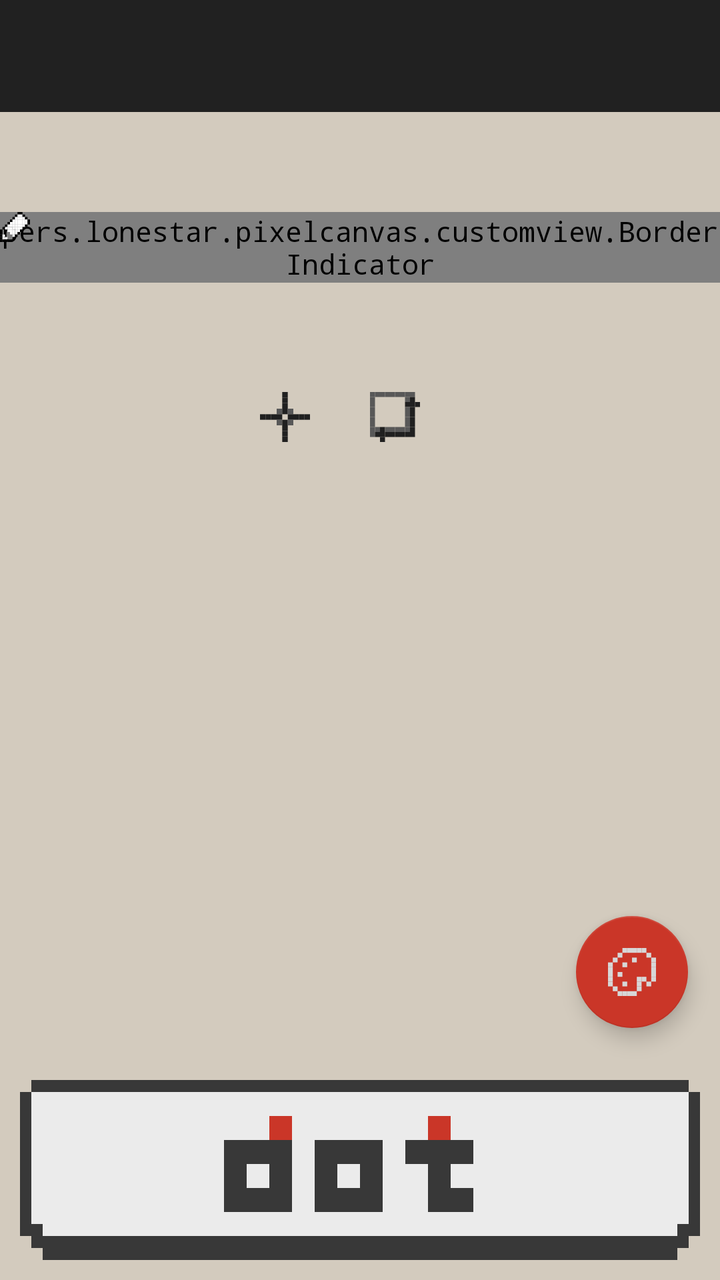
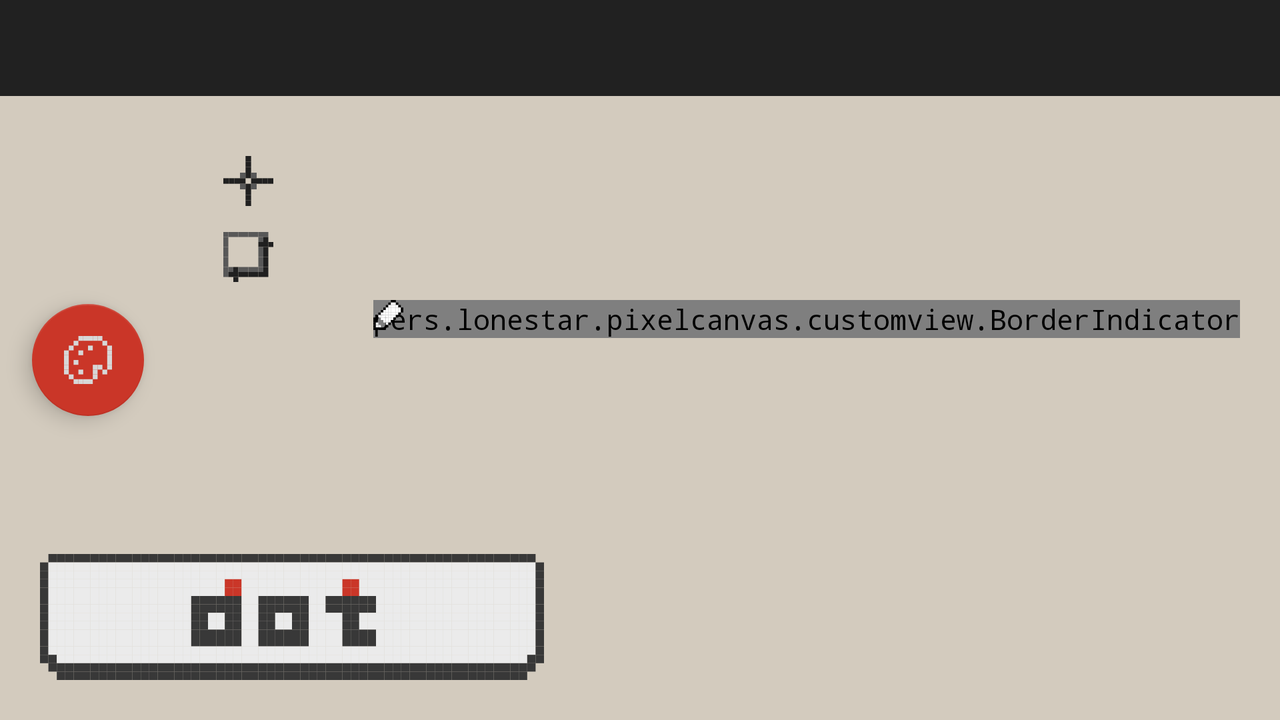

One screen, two layout resources from the same app: the default and the repository's alternative for another configuration. Each is rendered where Android would select it; the XML of both is given below.
<!-- AndroidManifest.xml: application theme AppTheme -->
<!-- res/layout/activity_paint.xml -->
<?xml version="1.0" encoding="utf-8"?>
<androidx.drawerlayout.widget.DrawerLayout xmlns:android="http://schemas.android.com/apk/res/android"
    xmlns:app="http://schemas.android.com/apk/res-auto"
    android:id="@+id/paint_drawer"
    android:layout_width="match_parent"
    android:layout_height="match_parent"
    android:background="@color/dialogBackgroundColor">

    <RelativeLayout
        android:id="@+id/paint_screen"
        android:layout_width="match_parent"
        android:layout_height="match_parent">

        <androidx.appcompat.widget.Toolbar
            android:id="@+id/paint_toolbar"
            android:layout_width="match_parent"
            android:layout_height="?attr/actionBarSize"
            android:background="@color/colorPrimary"
            android:theme="@style/ThemeOverlay.AppCompat.Dark.ActionBar"
            app:popupTheme="@style/AppTheme.PopupOverlay" />

        <FrameLayout
            android:id="@+id/paint_all_framelayout"
            android:layout_width="wrap_content"
            android:layout_height="wrap_content"
            android:layout_below="@+id/paint_toolbar"
            android:layout_centerHorizontal="true"
            android:layout_marginTop="50dp">

            <FrameLayout
                android:id="@+id/paint_framelayout"
                android:layout_width="wrap_content"
                android:layout_height="wrap_content"
                android:background="@color/colorFont">

                <pers.lonestar.pixelcanvas.customview.PixelCanvas
                    android:id="@+id/pixel_canvas"
                    android:layout_width="wrap_content"
                    android:layout_height="wrap_content" />

                <pers.lonestar.pixelcanvas.customview.LineCanvas
                    android:id="@+id/line_canvas"
                    android:layout_width="wrap_content"
                    android:layout_height="wrap_content"
                    android:background="@color/canvasTransparent" />
            </FrameLayout>

            <pers.lonestar.pixelcanvas.customview.StrokeCanvas
                android:id="@+id/stroke_canvas"
                android:layout_width="wrap_content"
                android:layout_height="wrap_content"
                android:background="@color/canvasTransparent" />

            <pers.lonestar.pixelcanvas.customview.BorderIndicator
                android:id="@+id/border"
                android:layout_width="wrap_content"
                android:layout_height="wrap_content" />

            <ImageView
                android:id="@+id/draw_pencil"
                android:layout_width="15dp"
                android:layout_height="15dp"
                android:src="@drawable/ic_pencil" />

            <View
                android:id="@+id/paint_move_left"
                android:layout_width="30dp"
                android:layout_height="60dp"
                android:layout_gravity="start|center_vertical"
                android:layout_marginStart="10dp"
                android:background="@drawable/ic_move_left"
                android:visibility="invisible" />

            <View
                android:id="@+id/paint_move_right"
                android:layout_width="30dp"
                android:layout_height="60dp"
                android:layout_gravity="end|center_vertical"
                android:layout_marginEnd="10dp"
                android:background="@drawable/ic_move_right"
                android:visibility="invisible" />

            <View
                android:id="@+id/paint_move_up"
                android:layout_width="60dp"
                android:layout_height="30dp"
                android:layout_gravity="top|center_horizontal"
                android:layout_marginTop="10dp"
                android:background="@drawable/ic_move_up"
                android:visibility="invisible" />

            <View
                android:id="@+id/paint_move_down"
                android:layout_width="60dp"
                android:layout_height="30dp"
                android:layout_gravity="bottom|center_horizontal"
                android:layout_marginBottom="10dp"
                android:background="@drawable/ic_move_down"
                android:visibility="invisible" />
        </FrameLayout>

        <LinearLayout
            android:layout_width="wrap_content"
            android:layout_height="wrap_content"
            android:layout_below="@+id/paint_all_framelayout"
            android:layout_centerHorizontal="true"
            android:layout_marginTop="20dp"
            android:foreground="@drawable/common_stroke_bg"
            android:orientation="horizontal"
            android:padding="10dp">

            <LinearLayout
                android:id="@+id/paint_rect_pos_text"
                android:layout_width="wrap_content"
                android:layout_height="wrap_content"
                android:layout_gravity="center_vertical"
                android:orientation="horizontal"
                android:visibility="gone">

                <ImageView
                    android:layout_width="25dp"
                    android:layout_height="25dp"
                    android:src="@drawable/ic_icon_rect_first" />

                <TextView
                    android:id="@+id/paint_rect_first_col"
                    android:layout_width="wrap_content"
                    android:layout_height="wrap_content"
                    android:layout_marginStart="10dp"
                    android:textColor="@color/colorPrimaryDark"
                    android:textSize="20sp" />

                <TextView
                    android:id="@+id/paint_rect_first_row"
                    android:layout_width="wrap_content"
                    android:layout_height="wrap_content"
                    android:layout_marginStart="10dp"
                    android:textColor="@color/colorPrimaryDark"
                    android:textSize="20sp" />

                <ImageView
                    android:layout_width="25dp"
                    android:layout_height="25dp"
                    android:layout_marginStart="10dp"
                    android:src="@drawable/ic_icon_rect_last" />

                <TextView
                    android:id="@+id/paint_rect_last_col"
                    android:layout_width="wrap_content"
                    android:layout_height="wrap_content"
                    android:layout_marginStart="10dp"
                    android:textColor="@color/colorPrimaryDark"
                    android:textSize="20sp" />

                <TextView
                    android:id="@+id/paint_rect_last_row"
                    android:layout_width="wrap_content"
                    android:layout_height="wrap_content"
                    android:layout_marginStart="10dp"
                    android:textColor="@color/colorPrimaryDark"
                    android:textSize="20sp" />
            </LinearLayout>

            <LinearLayout
                android:id="@+id/paint_sight_pos_text"
                android:layout_width="wrap_content"
                android:layout_height="wrap_content"
                android:layout_gravity="center_vertical"
                android:orientation="horizontal">

                <ImageView
                    android:layout_width="25dp"
                    android:layout_height="25dp"
                    android:src="@drawable/ic_icon_sight" />

                <TextView
                    android:id="@+id/paint_pencil_col"
                    android:layout_width="wrap_content"
                    android:layout_height="wrap_content"
                    android:layout_marginStart="10dp"
                    android:textColor="@color/colorPrimaryDark"
                    android:textSize="20sp" />

                <TextView
                    android:id="@+id/paint_pencil_row"
                    android:layout_width="wrap_content"
                    android:layout_height="wrap_content"
                    android:layout_marginStart="10dp"
                    android:textColor="@color/colorPrimaryDark"
                    android:textSize="20sp" />
            </LinearLayout>

            <LinearLayout
                android:id="@+id/paint_canvas_size_text"
                android:layout_width="wrap_content"
                android:layout_height="wrap_content"
                android:layout_gravity="center_vertical"
                android:orientation="horizontal">

                <ImageView
                    android:layout_width="25dp"
                    android:layout_height="25dp"
                    android:layout_marginStart="10dp"
                    android:src="@drawable/ic_icon_canvas" />

                <TextView
                    android:id="@+id/paint_canvas_col"
                    android:layout_width="wrap_content"
                    android:layout_height="wrap_content"
                    android:layout_marginStart="10dp"
                    android:textColor="@color/colorPrimaryDark"
                    android:textSize="20sp" />

                <TextView
                    android:id="@+id/paint_canvas_row"
                    android:layout_width="wrap_content"
                    android:layout_height="wrap_content"
                    android:layout_marginStart="10dp"
                    android:textColor="@color/colorPrimaryDark"
                    android:textSize="20sp" />
            </LinearLayout>
        </LinearLayout>

        <com.google.android.material.floatingactionbutton.FloatingActionButton
            android:id="@+id/paint_activity_fab"
            android:layout_width="wrap_content"
            android:layout_height="wrap_content"
            android:layout_above="@+id/dot_button"
            android:layout_alignParentEnd="true"
            android:layout_marginEnd="16dp"
            android:layout_marginBottom="16dp"
            android:src="@drawable/ic_palette" />

        <Button
            android:id="@+id/dot_button"
            android:layout_width="360dp"
            android:layout_height="90dp"
            android:layout_alignParentBottom="true"
            android:layout_centerHorizontal="true"
            android:layout_margin="10dp"
            android:background="@drawable/dot_button_bg" />
    </RelativeLayout>

    <com.google.android.material.navigation.NavigationView
        android:id="@+id/paint_nav"
        android:layout_width="match_parent"
        android:layout_height="match_parent"
        android:layout_gravity="start"
        android:fitsSystemWindows="true"
        app:headerLayout="@layout/paint_nav_header"
        app:menu="@menu/paint_nav_menu"
        app:theme="@style/NavTextSize" />
</androidx.drawerlayout.widget.DrawerLayout>
<!-- res/layout/paint_nav_header.xml (included above) -->
<?xml version="1.0" encoding="utf-8"?>
<RelativeLayout xmlns:android="http://schemas.android.com/apk/res/android"
    android:layout_width="match_parent"
    android:layout_height="250dp"
    android:background="@color/colorPrimary"
    android:padding="10dp">

    <ImageView
        android:id="@+id/thumbnail"
        android:layout_width="150dp"
        android:layout_height="150dp"
        android:layout_alignParentStart="true"
        android:layout_centerInParent="true"
        android:layout_marginStart="10dp"
        android:background="#FFF"
        android:elevation="8dp"
        android:foreground="@drawable/stroke" />

    <LinearLayout
        android:layout_width="match_parent"
        android:layout_height="wrap_content"
        android:layout_centerVertical="true"
        android:layout_toEndOf="@+id/thumbnail"
        android:orientation="vertical">

        <TextView
            android:id="@+id/paint_canvas_name"
            android:layout_width="match_parent"
            android:layout_height="wrap_content"
            android:layout_marginStart="5dp"
            android:layout_marginTop="5dp"
            android:layout_marginBottom="20dp"
            android:text="无题"
            android:textColor="#FFF"
            android:textSize="15sp" />

        <TextView
            android:id="@+id/paint_canvas_size"
            android:layout_width="match_parent"
            android:layout_height="wrap_content"
            android:layout_marginStart="5dp"
            android:layout_marginTop="5dp"
            android:layout_marginBottom="5dp"
            android:text="尺寸"
            android:textColor="#FFF"
            android:textSize="10sp" />

        <TextView
            android:id="@+id/paint_canvas_create"
            android:layout_width="match_parent"
            android:layout_height="wrap_content"
            android:layout_marginStart="5dp"
            android:layout_marginTop="5dp"
            android:layout_marginBottom="5dp"
            android:text="创建时间"
            android:textColor="#FFF"
            android:textSize="10sp" />

        <TextView
            android:id="@+id/paint_canvas_update"
            android:layout_width="match_parent"
            android:layout_height="wrap_content"
            android:layout_marginStart="5dp"
            android:layout_marginTop="5dp"
            android:layout_marginBottom="5dp"
            android:text="更新时间"
            android:textColor="#FFF"
            android:textSize="10sp" />
    </LinearLayout>
</RelativeLayout>
<!-- resources referenced by this layout -->
<resources>
  <color name="canvasTransparent">#00FFFFFF</color>
  <color name="colorFont">#FFFFFF</color>
  <color name="colorPrimary">#212121</color>
  <color name="colorPrimaryDark">#212121</color>
  <color name="dialogBackgroundColor">#d3cbbe</color>
  <!-- drawable common_stroke_bg (drawable) -->
  <?xml version="1.0" encoding="utf-8"?>
  <shape xmlns:android="http://schemas.android.com/apk/res/android"
      android:shape="rectangle">
      <corners android:radius="5dp" />
      <stroke
          android:width="2dp"
          android:color="@color/colorPrimary" />
  </shape>
  <!-- drawable dot_button_bg (drawable) -->
  <?xml version="1.0" encoding="utf-8"?>
  <selector xmlns:android="http://schemas.android.com/apk/res/android">
      <item android:drawable="@drawable/ic_dotbutton_notpressed" android:state_pressed="false" />
      <item android:drawable="@drawable/ic_dotbutton_pressed" android:state_pressed="true" />
  </selector>
  <!-- drawable ic_icon_sight (drawable) -->
  <vector xmlns:android="http://schemas.android.com/apk/res/android"
      android:width="24dp"
      android:height="24dp"
      android:viewportWidth="9"
      android:viewportHeight="9">
      <path
          android:fillColor="#202020"
          android:pathData="M4,0h1v1h-1z" />
      <path
          android:fillColor="#202020"
          android:pathData="M4,1h1v1h-1z" />
      <path
          android:fillColor="#202020"
          android:pathData="M4,2h1v1h-1z" />
      <path
          android:fillColor="#585858"
          android:pathData="M3,3h1v1h-1z" />
      <path
          android:fillColor="#202020"
          android:pathData="M4,3h1v1h-1z" />
      <path
          android:fillColor="#585858"
          android:pathData="M5,3h1v1h-1z" />
      <path
          android:fillColor="#202020"
          android:pathData="M0,4h1v1h-1z" />
      <path
          android:fillColor="#202020"
          android:pathData="M1,4h1v1h-1z" />
      <path
          android:fillColor="#202020"
          android:pathData="M2,4h1v1h-1z" />
      <path
          android:fillColor="#202020"
          android:pathData="M3,4h1v1h-1z" />
      <path
          android:fillColor="#202020"
          android:pathData="M5,4h1v1h-1z" />
      <path
          android:fillColor="#202020"
          android:pathData="M6,4h1v1h-1z" />
      <path
          android:fillColor="#202020"
          android:pathData="M7,4h1v1h-1z" />
      <path
          android:fillColor="#202020"
          android:pathData="M8,4h1v1h-1z" />
      <path
          android:fillColor="#585858"
          android:pathData="M3,5h1v1h-1z" />
      <path
          android:fillColor="#202020"
          android:pathData="M4,5h1v1h-1z" />
      <path
          android:fillColor="#585858"
          android:pathData="M5,5h1v1h-1z" />
      <path
          android:fillColor="#202020"
          android:pathData="M4,6h1v1h-1z" />
      <path
          android:fillColor="#202020"
          android:pathData="M4,7h1v1h-1z" />
      <path
          android:fillColor="#202020"
          android:pathData="M4,8h1v1h-1z" />
  </vector>
  <!-- drawable ic_pencil: vector/xml drawable (drawable, 5378 chars, omitted) -->
  <!-- drawable stroke (drawable) -->
  <?xml version="1.0" encoding="utf-8"?>
  <shape xmlns:android="http://schemas.android.com/apk/res/android">
      <stroke
          android:width="3dp"
          android:color="#000" />
      <solid android:color="#00FFFFFF" />
  </shape>
  <style name="AppTheme.PopupOverlay" parent="@style/Widget.AppCompat.Light.PopupMenu.Overflow">
          <item name="android:popupBackground">@color/colorPrimary</item>
      </style>
  <style name="NavTextSize">
          <item name="android:textSize">25sp</item>
      </style>
  <style name="AppTheme" parent="Theme.AppCompat.Light.NoActionBar">
          
          <item name="colorPrimary">@color/colorPrimary</item>
          <item name="colorPrimaryDark">@color/colorPrimaryDark</item>
          <item name="colorAccent">@color/colorAccent</item>
          <item name="android:typeface">monospace</item>
      </style>
  <color name="colorAccent">#CA3628</color>
</resources>
<!-- res/layout-land/activity_paint.xml (the repository's variant of the layout above) -->
<!-- drawn on the phone turned sideways -->
<?xml version="1.0" encoding="utf-8"?>
<androidx.drawerlayout.widget.DrawerLayout xmlns:android="http://schemas.android.com/apk/res/android"
    xmlns:app="http://schemas.android.com/apk/res-auto"
    android:id="@+id/paint_drawer"
    android:layout_width="match_parent"
    android:layout_height="match_parent"
    android:background="@color/dialogBackgroundColor">

    <RelativeLayout
        android:id="@+id/paint_screen"
        android:layout_width="match_parent"
        android:layout_height="match_parent">

        <FrameLayout
            android:id="@+id/paint_all_framelayout"
            android:layout_width="wrap_content"
            android:layout_height="wrap_content"
            android:layout_alignParentEnd="true"
            android:layout_centerVertical="true"
            android:layout_marginEnd="20dp">

            <FrameLayout
                android:id="@+id/paint_framelayout"
                android:layout_width="wrap_content"
                android:layout_height="wrap_content"
                android:background="@color/colorFont">

                <pers.lonestar.pixelcanvas.customview.PixelCanvas
                    android:id="@+id/pixel_canvas"
                    android:layout_width="wrap_content"
                    android:layout_height="wrap_content" />

                <pers.lonestar.pixelcanvas.customview.LineCanvas
                    android:id="@+id/line_canvas"
                    android:layout_width="wrap_content"
                    android:layout_height="wrap_content"
                    android:background="@color/canvasTransparent" />
            </FrameLayout>

            <pers.lonestar.pixelcanvas.customview.StrokeCanvas
                android:id="@+id/stroke_canvas"
                android:layout_width="wrap_content"
                android:layout_height="wrap_content"
                android:background="@color/canvasTransparent" />

            <pers.lonestar.pixelcanvas.customview.BorderIndicator
                android:id="@+id/border"
                android:layout_width="wrap_content"
                android:layout_height="wrap_content" />

            <ImageView
                android:id="@+id/draw_pencil"
                android:layout_width="15dp"
                android:layout_height="15dp"
                android:src="@drawable/ic_pencil" />

            <View
                android:id="@+id/paint_move_left"
                android:layout_width="30dp"
                android:layout_height="60dp"
                android:layout_gravity="start|center_vertical"
                android:layout_marginStart="10dp"
                android:background="@drawable/ic_move_left"
                android:visibility="invisible" />

            <View
                android:id="@+id/paint_move_right"
                android:layout_width="30dp"
                android:layout_height="60dp"
                android:layout_gravity="end|center_vertical"
                android:layout_marginEnd="10dp"
                android:background="@drawable/ic_move_right"
                android:visibility="invisible" />

            <View
                android:id="@+id/paint_move_up"
                android:layout_width="60dp"
                android:layout_height="30dp"
                android:layout_gravity="top|center_horizontal"
                android:layout_marginTop="10dp"
                android:background="@drawable/ic_move_up"
                android:visibility="invisible" />

            <View
                android:id="@+id/paint_move_down"
                android:layout_width="60dp"
                android:layout_height="30dp"
                android:layout_gravity="bottom|center_horizontal"
                android:layout_marginBottom="10dp"
                android:background="@drawable/ic_move_down"
                android:visibility="invisible" />
        </FrameLayout>

        <androidx.appcompat.widget.Toolbar
            android:id="@+id/paint_toolbar"
            android:layout_width="match_parent"
            android:layout_height="?attr/actionBarSize"
            android:background="@color/colorPrimary"
            android:theme="@style/ThemeOverlay.AppCompat.Dark.ActionBar"
            app:popupTheme="@style/AppTheme.PopupOverlay" />

        <com.google.android.material.floatingactionbutton.FloatingActionButton
            android:id="@+id/paint_activity_fab"
            android:layout_width="wrap_content"
            android:layout_height="wrap_content"
            android:layout_alignParentStart="true"
            android:layout_centerVertical="true"
            android:layout_marginStart="16dp"
            android:src="@drawable/ic_palette" />

        <Button
            android:id="@+id/dot_button"
            android:layout_width="252dp"
            android:layout_height="63dp"
            android:layout_alignParentStart="true"
            android:layout_alignParentBottom="true"
            android:layout_marginStart="20dp"
            android:layout_marginBottom="20dp"
            android:background="@drawable/dot_button_bg" />

        <LinearLayout
            android:layout_width="wrap_content"
            android:layout_height="wrap_content"
            android:layout_below="@+id/paint_toolbar"
            android:layout_marginTop="20dp"
            android:layout_marginEnd="20dp"
            android:layout_toStartOf="@+id/paint_all_framelayout"
            android:foreground="@drawable/common_stroke_bg"
            android:orientation="vertical"
            android:padding="10dp">

            <LinearLayout
                android:layout_width="wrap_content"
                android:layout_height="wrap_content"
                android:orientation="horizontal">

                <LinearLayout
                    android:id="@+id/paint_rect_pos_text"
                    android:layout_width="wrap_content"
                    android:layout_height="wrap_content"
                    android:layout_gravity="center_vertical"
                    android:orientation="horizontal"
                    android:visibility="gone">

                    <ImageView
                        android:layout_width="25dp"
                        android:layout_height="25dp"
                        android:src="@drawable/ic_icon_rect_first" />

                    <TextView
                        android:id="@+id/paint_rect_first_col"
                        android:layout_width="wrap_content"
                        android:layout_height="wrap_content"
                        android:layout_marginStart="10dp"
                        android:textColor="@color/colorPrimaryDark"
                        android:textSize="20sp" />

                    <TextView
                        android:id="@+id/paint_rect_first_row"
                        android:layout_width="wrap_content"
                        android:layout_height="wrap_content"
                        android:layout_marginStart="10dp"
                        android:textColor="@color/colorPrimaryDark"
                        android:textSize="20sp" />

                    <ImageView
                        android:layout_width="25dp"
                        android:layout_height="25dp"
                        android:layout_marginStart="10dp"
                        android:src="@drawable/ic_icon_rect_last" />

                    <TextView
                        android:id="@+id/paint_rect_last_col"
                        android:layout_width="wrap_content"
                        android:layout_height="wrap_content"
                        android:layout_marginStart="10dp"
                        android:textColor="@color/colorPrimaryDark"
                        android:textSize="20sp" />

                    <TextView
                        android:id="@+id/paint_rect_last_row"
                        android:layout_width="wrap_content"
                        android:layout_height="wrap_content"
                        android:layout_marginStart="10dp"
                        android:textColor="@color/colorPrimaryDark"
                        android:textSize="20sp" />
                </LinearLayout>

                <LinearLayout
                    android:id="@+id/paint_sight_pos_text"
                    android:layout_width="wrap_content"
                    android:layout_height="wrap_content"
                    android:orientation="horizontal">

                    <ImageView
                        android:layout_width="25dp"
                        android:layout_height="25dp"
                        android:src="@drawable/ic_icon_sight" />

                    <TextView
                        android:id="@+id/paint_pencil_col"
                        android:layout_width="wrap_content"
                        android:layout_height="wrap_content"
                        android:layout_marginStart="10dp"
                        android:textColor="@color/colorPrimaryDark"
                        android:textSize="20sp" />

                    <TextView
                        android:id="@+id/paint_pencil_row"
                        android:layout_width="wrap_content"
                        android:layout_height="wrap_content"
                        android:layout_marginStart="10dp"
                        android:textColor="@color/colorPrimaryDark"
                        android:textSize="20sp" />
                </LinearLayout>
            </LinearLayout>

            <LinearLayout
                android:id="@+id/paint_canvas_size_text"
                android:layout_width="wrap_content"
                android:layout_height="wrap_content"
                android:layout_gravity="start"
                android:layout_marginTop="10dp"
                android:orientation="horizontal">

                <ImageView
                    android:layout_width="25dp"
                    android:layout_height="25dp"
                    android:layout_gravity="center_vertical"
                    android:src="@drawable/ic_icon_canvas" />

                <TextView
                    android:id="@+id/paint_canvas_col"
                    android:layout_width="wrap_content"
                    android:layout_height="wrap_content"
                    android:layout_gravity="center_vertical"
                    android:layout_marginStart="10dp"
                    android:textColor="@color/colorPrimaryDark"
                    android:textSize="20sp" />

                <TextView
                    android:id="@+id/paint_canvas_row"
                    android:layout_width="wrap_content"
                    android:layout_height="wrap_content"
                    android:layout_gravity="center_vertical"
                    android:layout_marginStart="10dp"
                    android:textColor="@color/colorPrimaryDark"
                    android:textSize="20sp" />
            </LinearLayout>
        </LinearLayout>
    </RelativeLayout>

    <com.google.android.material.navigation.NavigationView
        android:id="@+id/paint_nav"
        android:layout_width="match_parent"
        android:layout_height="match_parent"
        android:layout_gravity="start"
        android:fitsSystemWindows="true"
        app:headerLayout="@layout/paint_nav_header"
        app:menu="@menu/paint_nav_menu"
        app:theme="@style/NavTextSize" />
</androidx.drawerlayout.widget.DrawerLayout>
